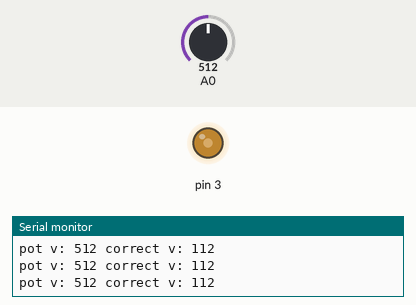
The sketch below on a simulated Arduino Uno, built with avr-gcc and run on an emulated ATmega328P. Parts: output pins drawn as LEDs (lit = HIGH), the last lines printed to the serial monitor. Inputs (shaded band) come from the test bench; at power-on: A0 = 512.

Above: at 1.2 s.
1.3 s: A0 set to 105
At 2.5 s:
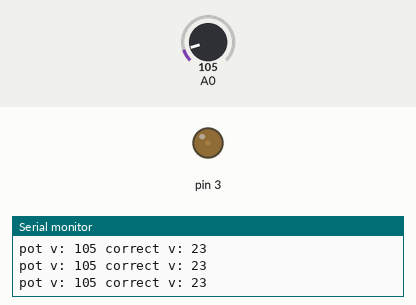
2.8 s: A0 set to 93
At 4.0 s:
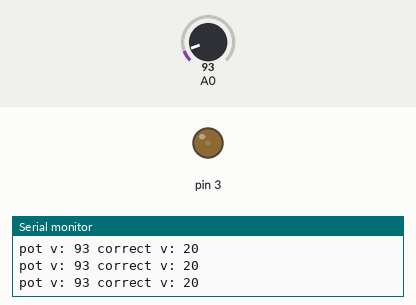
4.3 s: A0 set to 51
At 5.8 s:
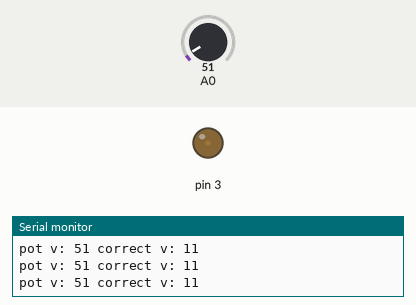
7.3 s: A0 set to 40
At 8.6 s:
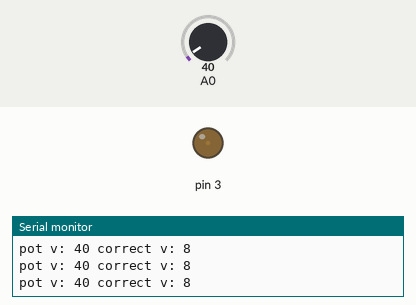
10.3 s: A0 set to 1023
At 10.8 s:
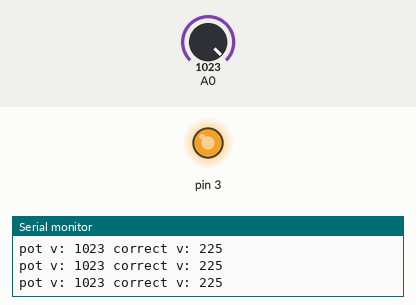
11.8 s: A0 set to 1011
At 12.6 s:
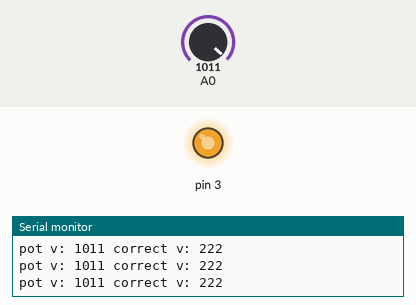
14.8 s: A0 set to 990
Timing chart, 0 to 17.8 s (numbered marks = the images above; inputs shaded):
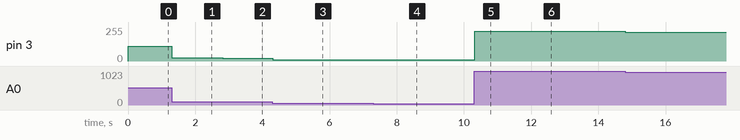

The sketch:

control_of_LED_light_with_the_variable_resistor.ino
```cpp
void setup() {
  // put your setup code here, to run once:
  pinMode(3, OUTPUT);
  Serial.begin(9600);
}

void loop() {
  // put your main code here, to run repeatedly:
  int potValue = analogRead(A0);

  // ממיר את הערך הנלוגי שמגיע בערכים בין 0-1023 לערכים שאפשר להמיר לערך דיגטלי בין 0-255
  int mappedValue = map(potValue, 0, 1023, 0, 225);

  analogWrite(3, mappedValue);
  Serial.println("pot v: " + String(potValue) + " correct v: " + String(mappedValue));
}
```

Measured:
- after the input at 1.3 s, pin 3: 112/255 → 23/255 at once
- after the input at 2.8 s, pin 3: 23/255 → 20/255 at once
- after the input at 4.3 s, pin 3: 20/255 → 11/255 at once
- after the input at 7.3 s, pin 3: 11/255 → 8/255 at once
- after the input at 10.3 s, pin 3: 8/255 → 225/255 at once
- after the input at 11.8 s, pin 3: 225/255 → 222/255 at once
- after the input at 14.8 s, pin 3: 222/255 → 217/255 at once
